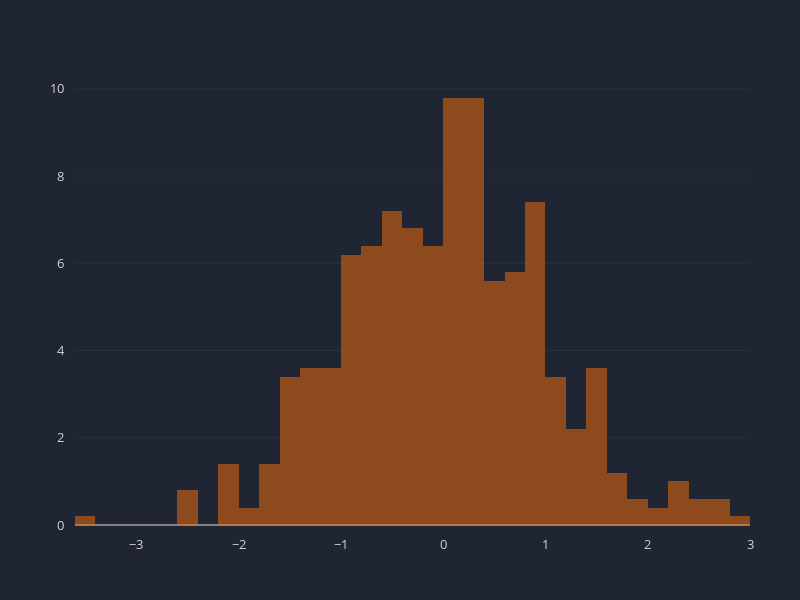

Notebook cell for this chart:
### Markdown cell above
## Histogram

### Code cell
x = np.random.randn(500)

color = chart.color_palette(palette_type='xkcd', palette=['orange'])
layout = chart.layout(color_palette=color)
chart.hist(layout, x=x, orientation='v', opacity=0.5, name='Preben')

### Figure 1 — Plotly figure (JSON) as saved in the notebook; plotly's stock layout.template omitted (floating-point values rounded to 4 significant figures; data arrays with more than 128 entries replaced by an {"elided": "..."} marker saying what was removed)
{"data": [{"histfunc": "count", "histnorm": "percent", "marker": {"opacity": 0.5}, "name": "Preben", "orientation": "v", "type": "histogram", "x": {"elided": "500 float values"}}], "layout": {"autosize": false, "colorway": ["#f97306"], "height": 600, "legend": {"bordercolor": "#202534", "borderwidth": 0, "font": {"color": "lightgrey", "family": "sans-serif", "size": 12}, "orientation": "v", "traceorder": "normal", "x": 1.02, "xanchor": "left", "y": 1, "yanchor": "middle"}, "margin": {"b": 75, "l": 75, "pad": 10, "r": 50, "t": 75}, "paper_bgcolor": "#202534", "plot_bgcolor": "#202534", "title": {"font": {"color": "lightgrey", "family": "sans-serif", "size": 24}, "text": "", "x": 0.5}, "width": 800, "xaxis": {"autorange": true, "color": "lightgrey", "dtick": 1, "gridcolor": "#343846", "gridwidth": 0.5, "showgrid": false, "showline": false, "showticklabels": true, "tickfont": {"color": "lightgrey", "size": 13}, "tickformat": "", "tickmode": "auto", "title": {"font": {"color": "lightgrey", "family": "sans-serif", "size": 18}, "text": ""}, "type": "-", "zeroline": false, "zerolinecolor": "grey"}, "yaxis": {"autorange": true, "color": "lightgrey", "dtick": 1, "gridcolor": "#343846", "gridwidth": 0.5, "showgrid": true, "showline": false, "showticklabels": true, "tickfont": {"color": "lightgrey", "size": 13}, "tickformat": "", "tickmode": "auto", "ticks": "", "title": {"font": {"color": "lightgrey", "family": "sans-serif", "size": 18}, "text": ""}, "type": "-", "zeroline": true, "zerolinecolor": "grey"}}}
